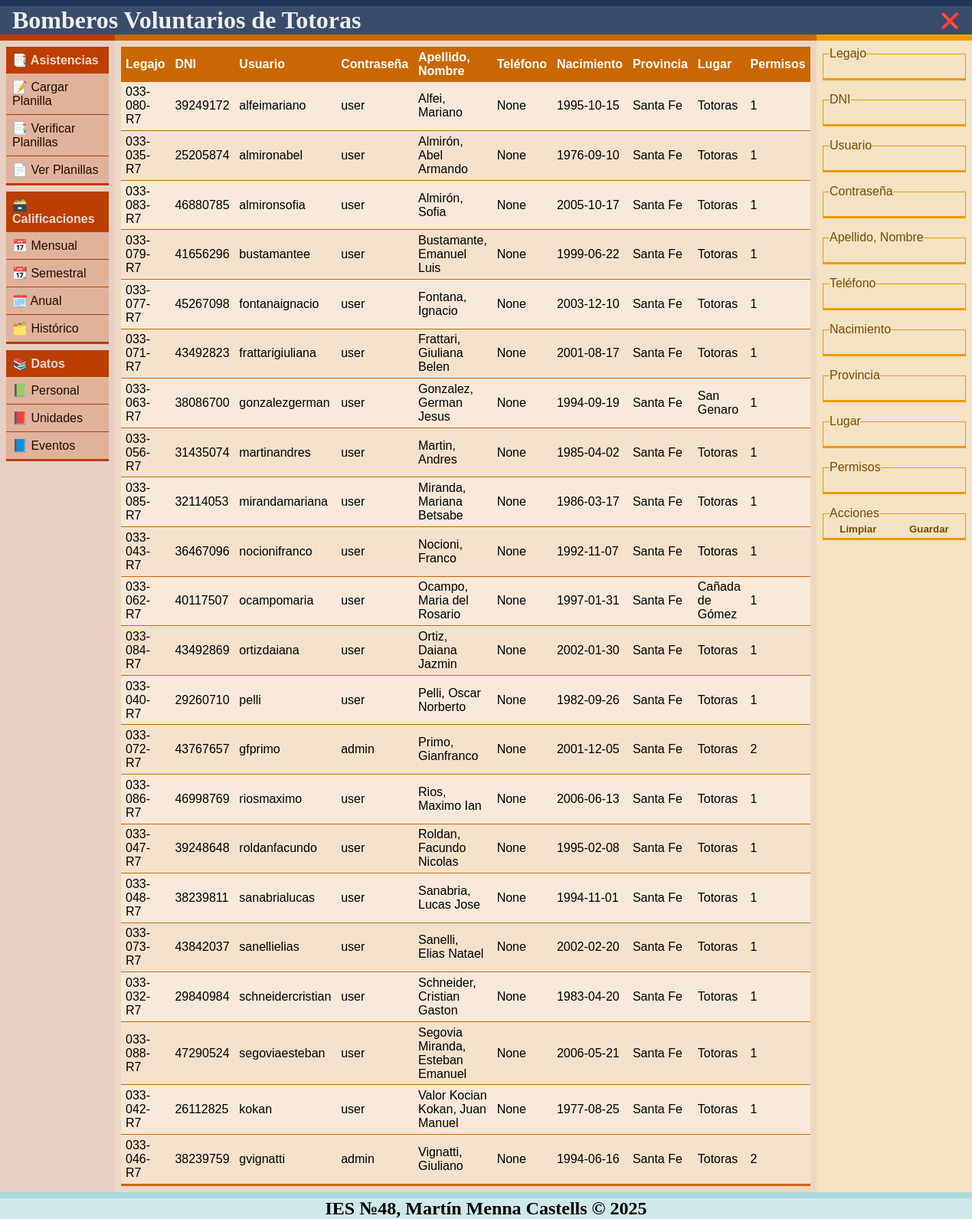
Page /personal/ (signed in) on the committed database.
### tables this page shows
CREATE TABLE personal (
    legajo           TEXT    PRIMARY KEY UNIQUE,
    dni              INTEGER NOT NULL UNIQUE,
    username         TEXT    NOT NULL UNIQUE,
    password         TEXT    NOT NULL,
    apellido_nombre  TEXT    NOT NULL,
    telefono         INTEGER,
    fecha_nacimiento TEXT    NOT NULL,
    provincia        TEXT    NOT NULL,
    lugar            TEXT    NOT NULL,
    permisos         INTEGER NOT NULL DEFAULT 0
);

### app/blueprints/bp_personal.py (the view)
@bp.route('/', methods=['GET'])
@Login_Required
def Personal():
    return render_template('datos/personal.html', personal=Bombero.Get_Bomberos())

### app/blueprints/bp_index.py (called while the page is built)
def Login_Required(f):
    @wraps(f)
    def decorated_function(*args, **kwargs):
        if 'user' not in session:
            flash('Inicie sesión para acceder a esta página.')
            return redirect(url_for('index.Index'))
        elif session['user']['permisos'] < 2:
            flash('No tiene permisos para acceder a esta página.')
            return redirect(url_for('index.Index'))
        return f(*args, **kwargs)
    return decorated_function

### app/scripts/db.py (called while the page is built)
def Get_DB():
    if 'db' not in g:
        g.db = sqlite3.connect(
            DATABASE,
            detect_types=sqlite3.PARSE_DECLTYPES
        )
        g.db.row_factory = sqlite3.Row
    return g.db

def Close_DB(exception):
    db = g.pop('db', None)
    if db is not None:
        db.close()

### app/scripts/personal.py (called while the page is built)
    def Get_Bomberos():
        DB = Get_DB()
        bomberos_data = DB.execute(
            'SELECT * FROM personal ORDER BY apellido_nombre'
        ).fetchall()
        bomberos_list = []
        for bombero_data in bomberos_data:
            bombero = Bombero(
                legajo=bombero_data['legajo'],
                dni=bombero_data['dni'],
                username=bombero_data['username'],
                password=bombero_data['password'],
                apellido_nombre=bombero_data['apellido_nombre'],
                telefono=bombero_data['telefono'],
                fecha_nacimiento=bombero_data['fecha_nacimiento'],
                provincia=bombero_data['provincia'],
                lugar=bombero_data['lugar'],
                permisos=bombero_data['permisos']
            )
            bomberos_list.append(bombero)
        return bomberos_list

### app/templates/datos/personal.html (shortened to what this page needs)
{% extends 'base.html' %}
{% block head %}
    <link rel="stylesheet" href="{{ url_for('static', filename='datos.css') }}">
{% endblock %}
{% block center %}
    <table>
        <thead>
            <tr>
                <th>Legajo</th>
                <th>DNI</th>
                <th>Usuario</th>
                <th>Contraseña</th>
                <th>Apellido, Nombre</th>
                <th>Teléfono</th>
                <th>Nacimiento</th>
                <th>Provincia</th>
                <th>Lugar</th>
                <th class="hidden">Permisos</th>
            </tr>
        </thead>
        <tbody>
            {% for Bombero in personal %}
                <tr onclick="tr_Seleccionar(this)">
                    <td>{{ Bombero.legajo }}</td>
                    <td>{{ Bombero.dni }}</td>
                    <td>{{ Bombero.username }}</td>
                    <td>{{ Bombero.password }}</td>
                    <td>{{ Bombero.apellido_nombre }}</td>
                    <td>{{ Bombero.telefono }}</td>
                    <td>{{ Bombero.fecha_nacimiento }}</td>
                    <td>{{ Bombero.provincia }}</td>
                    <td>{{ Bombero.lugar }}</td>
                    <td class="hidden">{{ Bombero.permisos }}</td>
                </tr>
            {% endfor %}
        </tbody>
    </table>
{% endblock %}
{% block right %}
    <form id="abm" action="{{ url_for('personal.Subir') }}" method="post">
        <fieldset>
            <legend>Legajo</legend>
            <input type="text" name="legajo" value="" required>
        </fieldset>
        <fieldset>
            <legend>DNI</legend>
            <input type="text" name="dni" value="" required>
        </fieldset>
        <fieldset>
            <legend>Usuario</legend>
            <input type="text" name="username" value="" required>
        </fieldset>
        <fieldset>
            <legend>Contraseña</legend>
            <input type="text" name="password" value="" required>
        </fieldset>
        <fieldset>
            <legend>Apellido, Nombre</legend>
            <input type="text" name="apellido_nombre" value="" required>
        </fieldset>
        <fieldset>
            <legend>Teléfono</legend>
            <input type="text" name="telefono" value="" required>
        </fieldset>
        <fieldset>
            <legend>Nacimiento</legend>
            <input type="text" name="fecha_nacimiento" value="" required>
        </fieldset>
        <fieldset>
            <legend>Provincia</legend>
            <input type="text" name="provincia" value="" required>
        </fieldset>
        <fieldset>
            <legend>Lugar</legend>
            <input type="text" name="lugar" value="" required>
        </fieldset>
        <fieldset>
            <legend>Permisos</legend>
            <input type="text" name="permisos" value="" required>
        </fieldset>
        <fieldset>
            <legend>Acciones</legend>
            <button onclick="form_Limpiar()">
                <span>Limpiar</span>
            </button>
            <button type="submit">
                <span>Guardar</span>
            </button>
        </fieldset>
    </form>
{% endblock %}

### app/templates/base.html (shortened to what this page needs)
<!DOCTYPE html>
<html lang="en">
<head>
    <link rel="stylesheet" href="{{ url_for('static', filename='base.css') }}">
    {% block head %}
    {% endblock %}
</head>
<body>
    <div id="top">
        <h1><a href="{{ url_for('index.Index') }}">Bomberos Voluntarios de Totoras</a></h1>
        <form action="{{ url_for('index.Logout') }}" method="post">
            <input type="submit" value="❌">
        </form>
    </div>
    <div id="middle">
        <div id="left">
            <div id="nav">
                <details open>
                    <summary>📑 Asistencias</summary>
                    <a href="{{ url_for('asistencias.Index') }}">📝 Cargar Planilla</a>
                    <a href="{{ url_for('asistencias.Verificar_Planillas') }}">📑 Verificar Planillas</a>
                    <a href="{{ url_for('asistencias.Ver_Planillas') }}">📄 Ver Planillas</a>
                </details>
                <details open>
                    <summary>🗃️ Calificaciones</summary>
                    <a href="{{ url_for('calificaciones.Mensual') }}">📅 Mensual</a>
                    <a href="{{ url_for('calificaciones.Semestral') }}">📆 Semestral</a>
                    <a href="{{ url_for('calificaciones.Anual') }}">🗓️ Anual</a>
                    <a href="{{ url_for('calificaciones.Historico') }}">🗂️ Histórico</a>
                </details>
                <details open>
                    <summary>📚 Datos</summary>
                    <a href="{{ url_for('personal.Personal') }}">📗 Personal</a>
                    <a href="{{ url_for('unidades.Unidades') }}">📕 Unidades</a>
                    <a href="{{ url_for('eventos.Eventos') }}">📘 Eventos</a>
                </details>
            </div>
        </div>
        <div id="center">
            {% block center %}{% endblock %}
        </div>
        <div id="right">
            {% block right %}{% endblock %}
        </div>
    </div>
    <div id="bottom">
        <h2>IES №48, Martín Menna Castells © 2025</h2>
    </div>
</body>
</html>

### app/static/base.css (style rules this page uses)
* { margin: 0; padding: 0; }
:root { --color-bg-body: #EEEEEEAA; --color-fg-top: #1D3557; --color-bg-top: #1D3557DD; --color-text-top: #EEE; --color-fg-middle: #AE2012; --color-bg-middle: #AE201277; --color-fg-bottom: #A8DADC; --color-bg-bottom: #A8DADC77; --color-fg-left: #BB3E03; --color-bg-left: #BB3E03; --color-fg-center: #CA6702; --color-bg-center: #CA6702; --color-fg-right: #EE9B00; --color-bg-right: #EE9B00; }
html { background-image: url(./logo.svg); background-repeat: no-repeat; background-position: center; background-size: 33%; }
body { background-color: var(--color-bg-body); display: grid; grid-template-columns: 1fr; grid-template-rows: auto 1fr auto; grid-template-areas: 'top' 'middle' 'bottom'; min-height: 100dvh; }
#middle { display: grid; grid-template-columns: 1fr 4fr 1fr; grid-template-areas: 'left center right'; }
#bottom { grid-area: bottom; border-top: 0.5rem solid var(--color-fg-bottom); background-color: var(--color-bg-bottom); text-align: center; }
#center { grid-area: center; border-top: 0.5rem solid var(--color-fg-center); background-color: color-mix(in srgb, var(--color-bg-center), transparent 80%); padding: 0.5rem; }

### rows in the picture
personal: legajo "033-080-R7", dni "39249172", username "alfeimariano", password "user", apellido_nombre "Alfei, Mariano", telefono "None", fecha_nacimiento "1995-10-15", provincia "Santa Fe", lugar "Totoras", permisos "1"
personal: legajo "033-035-R7", dni "25205874", username "almironabel", password "user", apellido_nombre "Almirón, Abel Armando", telefono "None", fecha_nacimiento "1976-09-10", provincia "Santa Fe", lugar "Totoras", permisos "1"
personal: legajo "033-083-R7", dni "46880785", username "almironsofia", password "user", apellido_nombre "Almirón, Sofia", telefono "None", fecha_nacimiento "2005-10-17", provincia "Santa Fe", lugar "Totoras", permisos "1"
personal: legajo "033-079-R7", dni "41656296", username "bustamantee", password "user", apellido_nombre "Bustamante, Emanuel Luis", telefono "None", fecha_nacimiento "1999-06-22", provincia "Santa Fe", lugar "Totoras", permisos "1"
personal: legajo "033-077-R7", dni "45267098", username "fontanaignacio", password "user", apellido_nombre "Fontana, Ignacio", telefono "None", fecha_nacimiento "2003-12-10", provincia "Santa Fe", lugar "Totoras", permisos "1"
personal: legajo "033-071-R7", dni "43492823", username "frattarigiuliana", password "user", apellido_nombre "Frattari, Giuliana Belen", telefono "None", fecha_nacimiento "2001-08-17", provincia "Santa Fe", lugar "Totoras", permisos "1"
personal: legajo "033-063-R7", dni "38086700", username "gonzalezgerman", password "user", apellido_nombre "Gonzalez, German Jesus", telefono "None", fecha_nacimiento "1994-09-19", provincia "Santa Fe", lugar "San Genaro", permisos "1"
personal: legajo "033-056-R7", dni "31435074", username "martinandres", password "user", apellido_nombre "Martin, Andres", telefono "None", fecha_nacimiento "1985-04-02", provincia "Santa Fe", lugar "Totoras", permisos "1"
personal: legajo "033-085-R7", dni "32114053", username "mirandamariana", password "user", apellido_nombre "Miranda, Mariana Betsabe", telefono "None", fecha_nacimiento "1986-03-17", provincia "Santa Fe", lugar "Totoras", permisos "1"
personal: legajo "033-043-R7", dni "36467096", username "nocionifranco", password "user", apellido_nombre "Nocioni, Franco", telefono "None", fecha_nacimiento "1992-11-07", provincia "Santa Fe", lugar "Totoras", permisos "1"
personal: legajo "033-062-R7", dni "40117507", username "ocampomaria", password "user", apellido_nombre "Ocampo, Maria del Rosario", telefono "None", fecha_nacimiento "1997-01-31", provincia "Santa Fe", lugar "Cañada de Gómez", permisos "1"
personal: legajo "033-084-R7", dni "43492869", username "ortizdaiana", password "user", apellido_nombre "Ortiz, Daiana Jazmin", telefono "None", fecha_nacimiento "2002-01-30", provincia "Santa Fe", lugar "Totoras", permisos "1"
personal: legajo "033-040-R7", dni "29260710", username "pelli", password "user", apellido_nombre "Pelli, Oscar Norberto", telefono "None", fecha_nacimiento "1982-09-26", provincia "Santa Fe", lugar "Totoras", permisos "1"
personal: legajo "033-072-R7", dni "43767657", username "gfprimo", password "admin", apellido_nombre "Primo, Gianfranco", telefono "None", fecha_nacimiento "2001-12-05", provincia "Santa Fe", lugar "Totoras", permisos "2"
personal: legajo "033-086-R7", dni "46998769", username "riosmaximo", password "user", apellido_nombre "Rios, Maximo Ian", telefono "None", fecha_nacimiento "2006-06-13", provincia "Santa Fe", lugar "Totoras", permisos "1"
personal: legajo "033-047-R7", dni "39248648", username "roldanfacundo", password "user", apellido_nombre "Roldan, Facundo Nicolas", telefono "None", fecha_nacimiento "1995-02-08", provincia "Santa Fe", lugar "Totoras", permisos "1"
personal: legajo "033-048-R7", dni "38239811", username "sanabrialucas", password "user", apellido_nombre "Sanabria, Lucas Jose", telefono "None", fecha_nacimiento "1994-11-01", provincia "Santa Fe", lugar "Totoras", permisos "1"
personal: legajo "033-073-R7", dni "43842037", username "sanellielias", password "user", apellido_nombre "Sanelli, Elias Natael", telefono "None", fecha_nacimiento "2002-02-20", provincia "Santa Fe", lugar "Totoras", permisos "1"
personal: legajo "033-032-R7", dni "29840984", username "schneidercristian", password "user", apellido_nombre "Schneider, Cristian Gaston", telefono "None", fecha_nacimiento "1983-04-20", provincia "Santa Fe", lugar "Totoras", permisos "1"
personal: legajo "033-088-R7", dni "47290524", username "segoviaesteban", password "user", apellido_nombre "Segovia Miranda, Esteban Emanuel", telefono "None", fecha_nacimiento "2006-05-21", provincia "Santa Fe", lugar "Totoras", permisos "1"
personal: legajo "033-042-R7", dni "26112825", username "kokan", password "user", apellido_nombre "Valor Kocian Kokan, Juan Manuel", telefono "None", fecha_nacimiento "1977-08-25", provincia "Santa Fe", lugar "Totoras", permisos "1"
personal: legajo "033-046-R7", dni "38239759", username "gvignatti", password "admin", apellido_nombre "Vignatti, Giuliano", telefono "None", fecha_nacimiento "1994-06-16", provincia "Santa Fe", lugar "Totoras", permisos "2"
